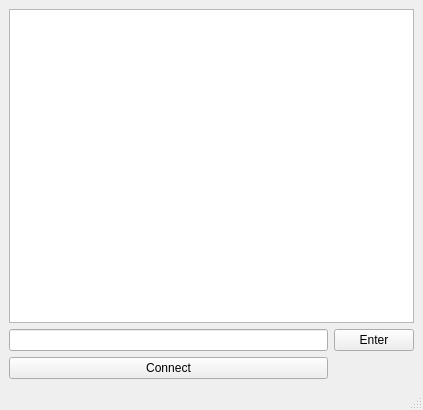
<?xml version="1.0" encoding="UTF-8"?>
<ui version="4.0">
 <class>MainWindow</class>
 <widget class="QMainWindow" name="MainWindow">
  <property name="geometry">
   <rect>
    <x>0</x>
    <y>0</y>
    <width>423</width>
    <height>410</height>
   </rect>
  </property>
  <property name="windowTitle">
   <string>MainWindow</string>
  </property>
  <widget class="QWidget" name="centralwidget">
   <layout class="QGridLayout" name="gridLayout">
    <item row="1" column="0">
     <widget class="QLineEdit" name="lineEdit"/>
    </item>
    <item row="1" column="1">
     <widget class="QPushButton" name="pushButton_2">
      <property name="text">
       <string>Enter</string>
      </property>
     </widget>
    </item>
    <item row="0" column="0" colspan="2">
     <widget class="QTextBrowser" name="textBrowser"/>
    </item>
    <item row="2" column="0">
     <widget class="QPushButton" name="pushButton">
      <property name="text">
       <string>Connect</string>
      </property>
     </widget>
    </item>
   </layout>
  </widget>
  <widget class="QMenuBar" name="menubar">
   <property name="geometry">
    <rect>
     <x>0</x>
     <y>0</y>
     <width>423</width>
     <height>21</height>
    </rect>
   </property>
  </widget>
  <widget class="QStatusBar" name="statusbar"/>
 </widget>
 <resources/>
 <connections/>
</ui>
